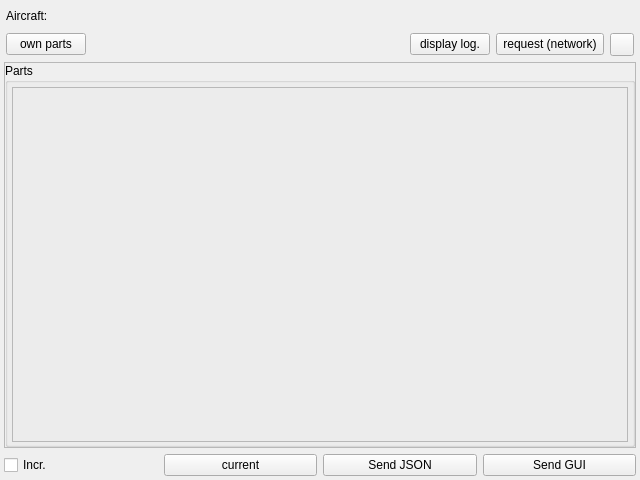
<?xml version="1.0" encoding="UTF-8"?>
<ui version="4.0">
 <class>CAircraftPartsComponent</class>
 <widget class="QFrame" name="CAircraftPartsComponent">
  <property name="geometry">
   <rect>
    <x>0</x>
    <y>0</y>
    <width>640</width>
    <height>480</height>
   </rect>
  </property>
  <property name="windowTitle">
   <string>Frame</string>
  </property>
  <layout class="QVBoxLayout" name="vl_AircraftPartsComponent">
   <property name="leftMargin">
    <number>4</number>
   </property>
   <property name="topMargin">
    <number>4</number>
   </property>
   <property name="rightMargin">
    <number>4</number>
   </property>
   <property name="bottomMargin">
    <number>4</number>
   </property>
   <item>
    <widget class="QFrame" name="fr_Aircraft">
     <layout class="QFormLayout" name="fl_Aircraft">
      <property name="horizontalSpacing">
       <number>4</number>
      </property>
      <property name="verticalSpacing">
       <number>4</number>
      </property>
      <property name="leftMargin">
       <number>2</number>
      </property>
      <property name="topMargin">
       <number>0</number>
      </property>
      <property name="rightMargin">
       <number>2</number>
      </property>
      <property name="bottomMargin">
       <number>0</number>
      </property>
      <item row="0" column="0">
       <widget class="QLabel" name="lbl_Aircraft">
        <property name="text">
         <string>Aircraft:</string>
        </property>
       </widget>
      </item>
      <item row="0" column="1">
       <widget class="swift::gui::components::CCallsignCompleter" name="comp_RemoteAircraftCompleter">
        <property name="minimumSize">
         <size>
          <width>0</width>
          <height>25</height>
         </size>
        </property>
       </widget>
      </item>
      <item row="1" column="0" colspan="2">
       <widget class="QWidget" name="wi_Parts" native="true">
        <layout class="QHBoxLayout" name="hl_PartsNetwork">
         <property name="leftMargin">
          <number>0</number>
         </property>
         <property name="topMargin">
          <number>0</number>
         </property>
         <property name="rightMargin">
          <number>0</number>
         </property>
         <property name="bottomMargin">
          <number>0</number>
         </property>
         <item>
          <widget class="QPushButton" name="pb_OwnParts">
           <property name="text">
            <string>own parts</string>
           </property>
          </widget>
         </item>
         <item>
          <spacer name="hs_Parts">
           <property name="orientation">
            <enum>Qt::Horizontal</enum>
           </property>
           <property name="sizeHint" stdset="0">
            <size>
             <width>40</width>
             <height>20</height>
            </size>
           </property>
          </spacer>
         </item>
         <item>
          <widget class="QPushButton" name="pb_DisplayLog">
           <property name="text">
            <string>display log.</string>
           </property>
          </widget>
         </item>
         <item>
          <widget class="QPushButton" name="pb_RequestFromNetwork">
           <property name="toolTip">
            <string>Request from network</string>
           </property>
           <property name="text">
            <string> request (network) </string>
           </property>
          </widget>
         </item>
         <item>
          <widget class="QToolButton" name="tb_History">
           <property name="text">
            <string/>
           </property>
           <property name="icon">
            <iconset resource="../../misc/misc.qrc">
             <normaloff>:/diagona/icons/diagona/icons/table-sheet.png</normaloff>:/diagona/icons/diagona/icons/table-sheet.png</iconset>
           </property>
          </widget>
         </item>
        </layout>
       </widget>
      </item>
     </layout>
    </widget>
   </item>
   <item>
    <widget class="QFrame" name="fr_AircraftParts">
     <property name="frameShape">
      <enum>QFrame::StyledPanel</enum>
     </property>
     <property name="frameShadow">
      <enum>QFrame::Raised</enum>
     </property>
     <layout class="QVBoxLayout" name="vl_AircraftPartsSplitterFrame">
      <property name="spacing">
       <number>0</number>
      </property>
      <property name="leftMargin">
       <number>0</number>
      </property>
      <property name="topMargin">
       <number>0</number>
      </property>
      <property name="rightMargin">
       <number>0</number>
      </property>
      <property name="bottomMargin">
       <number>0</number>
      </property>
      <item>
       <widget class="QSplitter" name="sp_AircraftParts">
        <property name="orientation">
         <enum>Qt::Vertical</enum>
        </property>
        <widget class="QGroupBox" name="gb_AircraftParts">
         <property name="sizePolicy">
          <sizepolicy hsizetype="Preferred" vsizetype="Preferred">
           <horstretch>0</horstretch>
           <verstretch>0</verstretch>
          </sizepolicy>
         </property>
         <property name="title">
          <string>Parts</string>
         </property>
         <layout class="QVBoxLayout" name="vl_GroupParts">
          <property name="spacing">
           <number>4</number>
          </property>
          <property name="leftMargin">
           <number>4</number>
          </property>
          <property name="topMargin">
           <number>4</number>
          </property>
          <property name="rightMargin">
           <number>4</number>
          </property>
          <property name="bottomMargin">
           <number>2</number>
          </property>
          <item>
           <widget class="swift::gui::editors::CAircraftPartsForm" name="editor_AircraftParts">
            <property name="frameShape">
             <enum>QFrame::StyledPanel</enum>
            </property>
            <property name="frameShadow">
             <enum>QFrame::Raised</enum>
            </property>
           </widget>
          </item>
         </layout>
        </widget>
       </widget>
      </item>
     </layout>
    </widget>
   </item>
   <item>
    <widget class="QWidget" name="qw_AircraftPartsSendButtons" native="true">
     <property name="minimumSize">
      <size>
       <width>0</width>
       <height>0</height>
      </size>
     </property>
     <layout class="QHBoxLayout" name="hl_AircraftPartsSendButtons">
      <property name="spacing">
       <number>6</number>
      </property>
      <property name="leftMargin">
       <number>0</number>
      </property>
      <property name="topMargin">
       <number>0</number>
      </property>
      <property name="rightMargin">
       <number>0</number>
      </property>
      <property name="bottomMargin">
       <number>0</number>
      </property>
      <item>
       <widget class="QCheckBox" name="cb_AircraftPartsIncremental">
        <property name="toolTip">
         <string>incremental</string>
        </property>
        <property name="text">
         <string>Incr.</string>
        </property>
       </widget>
      </item>
      <item>
       <widget class="QPushButton" name="pb_CurrentParts">
        <property name="toolTip">
         <string>set current parts values</string>
        </property>
        <property name="text">
         <string>current</string>
        </property>
       </widget>
      </item>
      <item>
       <widget class="QPushButton" name="pb_SendAircraftPartsJson">
        <property name="text">
         <string>Send JSON</string>
        </property>
       </widget>
      </item>
      <item>
       <widget class="QPushButton" name="pb_SendAircraftPartsGui">
        <property name="text">
         <string>Send GUI</string>
        </property>
       </widget>
      </item>
     </layout>
    </widget>
   </item>
  </layout>
 </widget>
 <customwidgets>
  <customwidget>
   <class>swift::gui::components::CCallsignCompleter</class>
   <extends>QFrame</extends>
   <header>gui/components/callsigncompleter.h</header>
   <container>1</container>
  </customwidget>
  <customwidget>
   <class>swift::gui::editors::CAircraftPartsForm</class>
   <extends>QFrame</extends>
   <header>gui/editors/aircraftpartsform.h</header>
   <container>1</container>
  </customwidget>
 </customwidgets>
 <resources>
  <include location="../../misc/misc.qrc"/>
 </resources>
 <connections/>
</ui>
